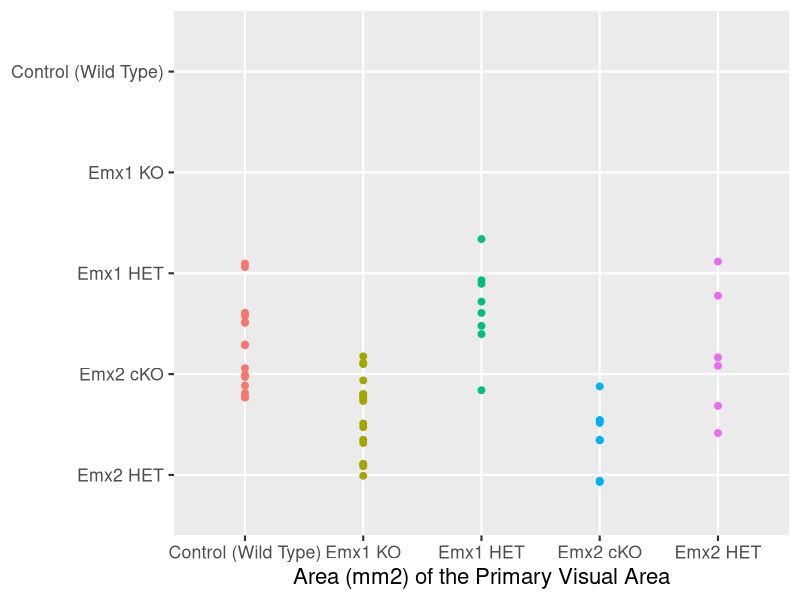
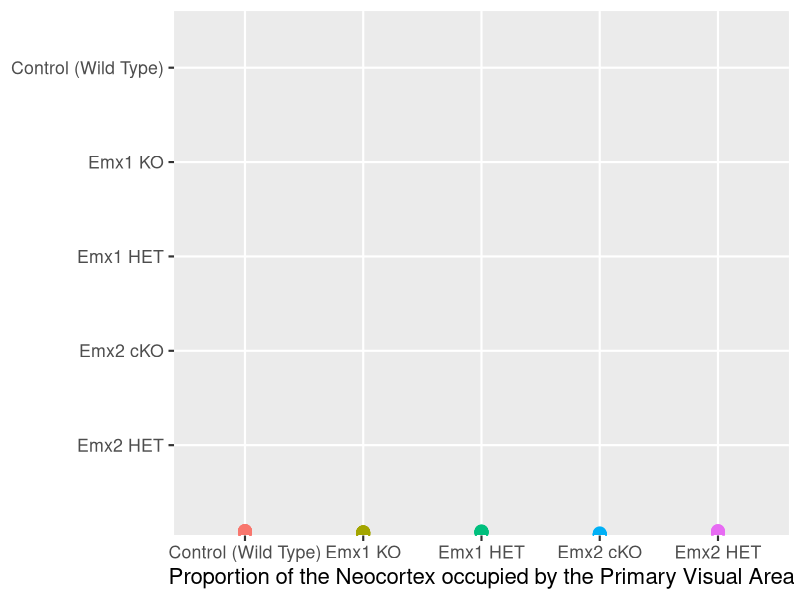
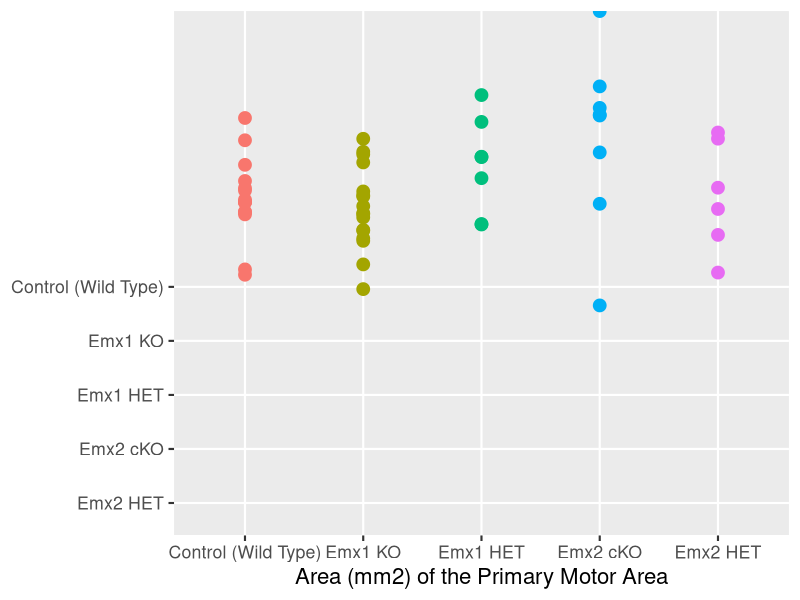
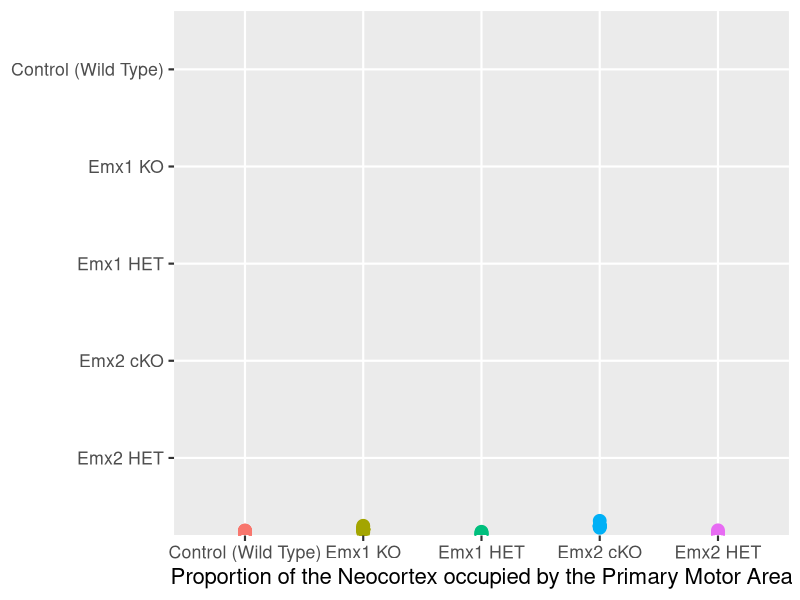
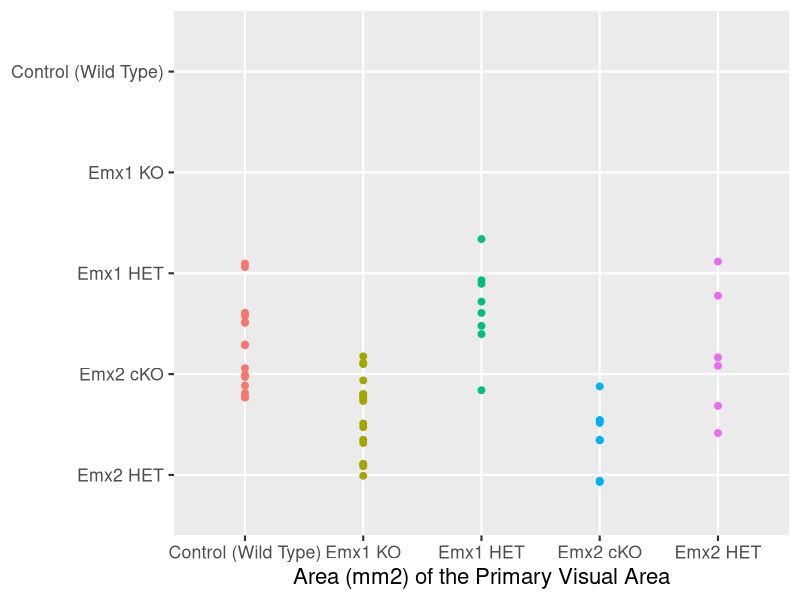
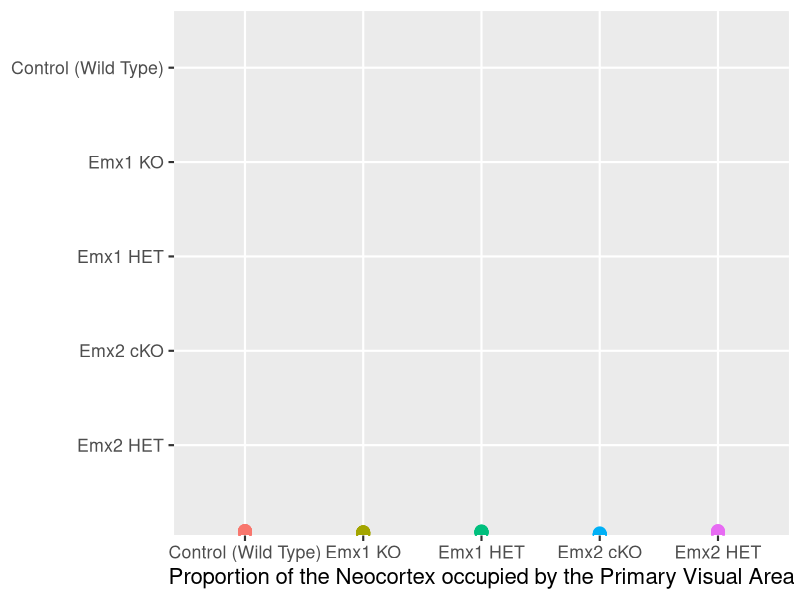
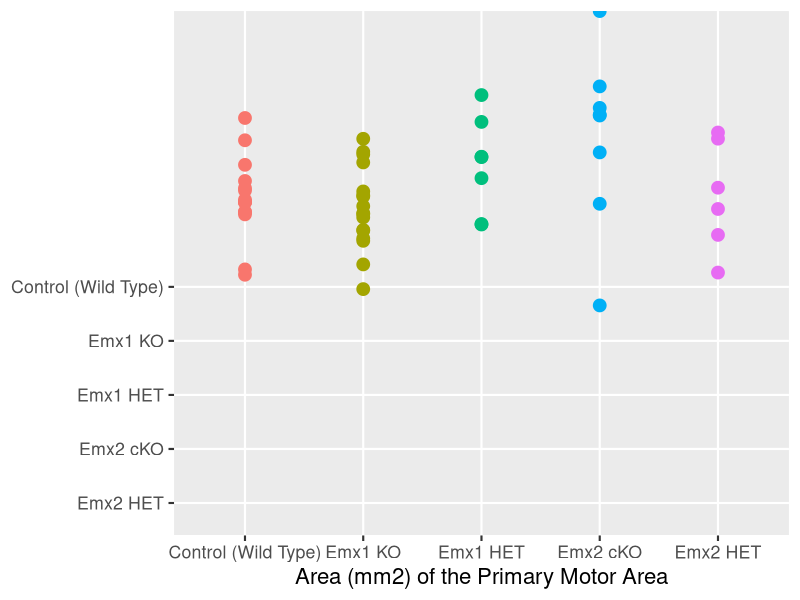
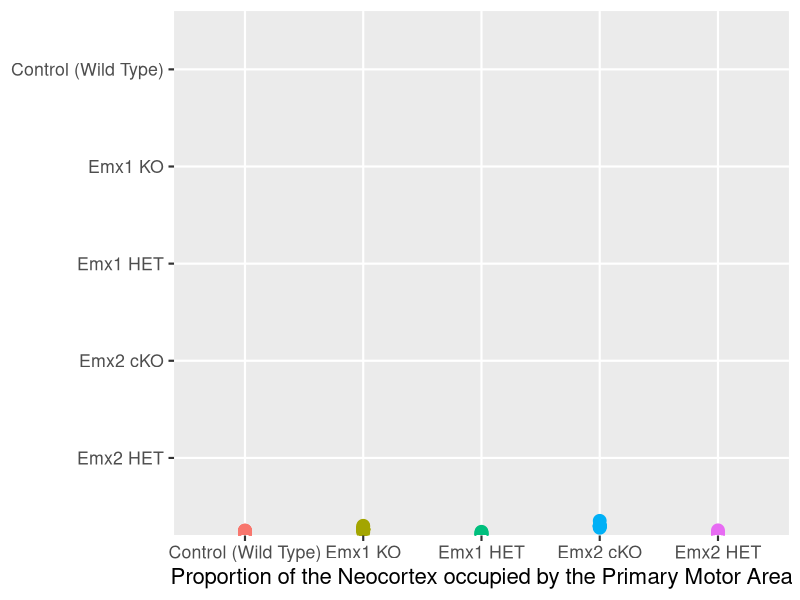

R code for these plots, in order:
# load packages -----------------------------------------------------------

# check if tidyverse is installed and if not then install it
if (!require("tidyverse")) install.packages("tidyverse")

# load packages -----------------------------------------------------------

# check if tidyverse is installed and if not then install it
if (!require("tidyverse")) install.packages("tidyverse")

# run every time you restart RStudio
library(readxl)     # load readxl, for reading Excel files
library(tidyverse)  # load tidyverse, for working with datasets


# read data ---------------------------------------------------------------

# read the Presentation data
d <- 
  read_excel(
    "SFN Excel.xlsx", 
    col_names = c("genotype", "visual", "cortex", "ratiovc", "posmed", "ratiopm", "area", "ratioarea", "motor", "ratiom"),
    skip = 3
  ) %>% 
  select(genotype, visual, ratiovc, motor, ratiom) %>% 
  filter(!str_detect(genotype, "3 allele")) %>% 
  mutate(genotype = as_factor(genotype)) %>% 
  print()

# take a quick look at all the variables in the dataset
glimpse(d)

distinct(d, genotype)


# Compare V1 area between the treatments --------------------------------

ggplot(d, aes(x=genotype, y=visual, color = genotype)) +
  geom_point(size = 2) +
  labs(
    x="Area (mm2) of the Primary Visual Area",
    y=NULL
  ) +
  scale_y_discrete(limits = rev(levels(d$genotype))) +  # put genotype in reverse order
  guides(color = "none") +
  theme_gray(base_size = 16)                            # make text bigger; default was 11

ggsave("figs/compare Visual Area between the treatments.png", width = 11.5, height = 4.76, units = "in")





# Compare Visual area by Cortex ratio between the treatments -----------------

ggplot(d, aes(x=genotype, y=ratiovc, color = genotype)) +
  geom_point(size = 4) +
  labs(
    x="Proportion of the Neocortex occupied by the Primary Visual Area",
    y=NULL
  ) +
  scale_y_discrete(limits = rev(levels(d$genotype))) +  # put genotype in reverse order
  guides(color = "none") +
  theme_gray(base_size =16)                       # make text bigger; default was 11

ggsave("figs/Compare Visual Area by Cortex ratio between the treatments.png", width = 11.5, height = 4.76, units = "in")




# Compare Motor Area between the treatments-------------------------------------------------------------

ggplot(d, aes(x=genotype, y=motor, color = genotype)) +
  geom_point(size = 4) +
  labs(
    x="Area (mm2) of the Primary Motor Area",
    y=NULL
  ) +
  scale_y_discrete(limits = rev(levels(d$genotype))) +  # put genotype in reverse order
  guides(color = "none") +
  theme_gray(base_size = 16)                            # make text bigger; default was 11

ggsave("figs/Compare Motor Area between the treatments.png", width = 11.5, height = 4.76, units = "in")





# Compare Motor area by Cortex ratio between the treatments -------------------------------------------------------------

ggplot(d, aes(x=genotype, y=ratiom, color = genotype)) +
  geom_point(size = 4) +
  labs(
    x="Proportion of the Neocortex occupied by the Primary Motor Area",
    y=NULL
  ) +
  scale_y_discrete(limits = rev(levels(d$genotype))) +  # put genotype in reverse order
  guides(color = "none") +
  theme_gray(base_size = 16)                            # make text bigger; default was 11

ggsave("figs/Compare Motor Area by Cortex ratio between the treatmentss.png", width = 11.5, height = 4.76, units = "in")




